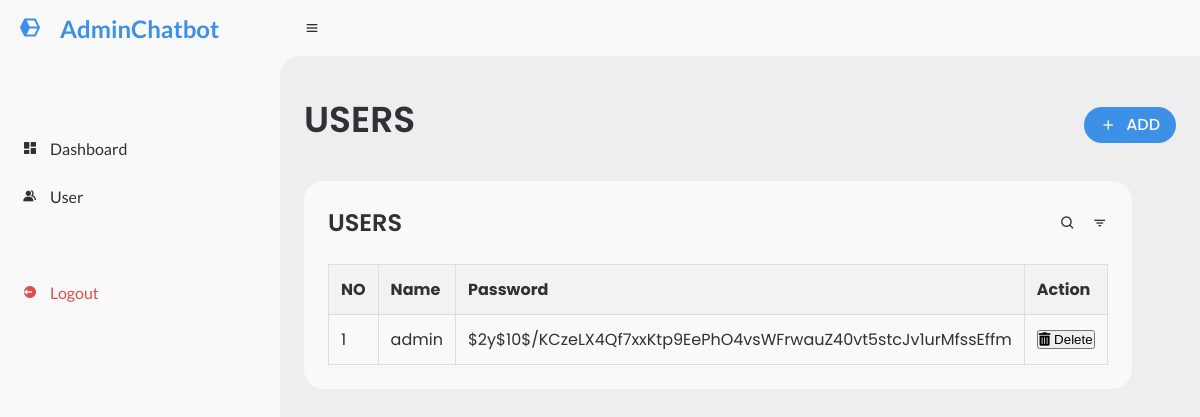
The app's page /admin/users.php (signed in) with its own data.
### tables this page shows
CREATE TABLE `users` (
  `id` int(11) NOT NULL,
  `username` varchar(50) NOT NULL,
  `password` varchar(255) NOT NULL,
  `email` varchar(100) NOT NULL
);

### admin/users.php (the view, shortened to what this page needs)
<?php include 'includes/header.php'; ?>
<?php include 'includes/sidebar.php'; ?>
<section id="content">
    <?php include 'includes/navbar.php'; ?>
    <main>
        <div class="head-title">
            <div class="left">
                <h1>USERS</h1>
            </div>
            <a href="add-user.php" class="btn-add">
                <i class='bx bx-plus' ></i>
                <span class="text">ADD</span>
            </a>
        </div>
        <div class="table-data">
            <div class="order">
                <div class="head">
                    <h3>USERS</h3>
                    <i class='bx bx-search' ></i>
                    <i class='bx bx-filter' ></i>
                </div>
                <table>
                    <thead>
                        <tr>
                            <th>NO</th>
                            <th>Name</th>
                            <th>Password</th>
                            <th>Action</th>
                        </tr>
                    </thead>
                    <tbody>
                        <?php
                        include 'includes/connection.php';
                        $sql = "SELECT * FROM users";
                        $result = $conn->query($sql);
                        if ($result->num_rows > 0) {
                            $no = 1;
                            while ($row = $result->fetch_assoc()) {
                                echo "<tr>";
                                echo "<td>" . $no++ . "</td>";
                                echo "<td>" . $row['username'] . "</td>";
                                echo "<td>" . $row['password'] . "</td>";
                                echo "<td>
                                        <form method='POST' action='delete-user.php'>
                                            <input type='hidden' name='user_id' value='" . $row['id'] . "'>
                                            <button type='submit'><i class='fas fa-trash-alt'></i> Delete</button>
                                        </form>
                                    </td>";
                                echo "</tr>";
                            }
                        } else {
                            echo "<tr><td colspan='5'>Tidak ada data pengguna.</td></tr>";
                        }
                        ?>
                    </tbody>
                </table>
            </div>
        </div>
    </main>
                    </section>
<?php include 'includes/footer.php'; ?>

### admin/style.css (style rules this page uses)
* { margin: 0; padding: 0; box-sizing: border-box; }
a { text-decoration: none; }
:root { --poppins: 'Poppins', sans-serif; --lato: 'Lato', sans-serif; --light: #F9F9F9; --blue: #3C91E6; --light-blue: #CFE8FF; --grey: #eee; --dark-grey: #AAAAAA; --dark: #342E37; --red: #DB504A; --yellow: #FFCE26; --light-yellow: #FFF2C6; --orange: #FD7238; --light-orange: #FFE0D3; }
html { overflow-x: hidden; }
body { background: var(--grey); overflow-x: hidden; }
#content { position: relative; width: calc(100% - 280px); left: 280px; transition: .3s ease; }
#content main { width: 100%; padding: 36px 24px; font-family: var(--poppins); max-height: calc(100vh - 56px); overflow-y: auto; }
#content main .head-title { display: flex; align-items: center; justify-content: space-between; grid-gap: 16px; flex-wrap: wrap; }
#content main .head-title .left h1 { font-size: 36px; font-weight: 600; margin-bottom: 10px; color: var(--dark); }
#content main .head-title .btn-add { height: 36px; padding: 0 16px; border-radius: 36px; background: var(--blue); color: var(--light); display: flex; justify-content: center; align-items: center; grid-gap: 10px; font-weight: 500; }
#content main .table-data { display: flex; flex-wrap: wrap; grid-gap: 24px; margin-top: 24px; width: 100%; color: var(--dark); }
#content main .table-data > div { border-radius: 20px; background: var(--light); padding: 24px; overflow-x: auto; }
#content main .table-data .head { display: flex; align-items: center; grid-gap: 16px; margin-bottom: 24px; }
#content main .table-data .head h3 { margin-right: auto; font-size: 24px; font-weight: 600; }
#content main .table-data .head .bx { cursor: pointer; }
#content main .table-data table { width: 100%; border-collapse: collapse; }
#content main .table-data th, #content main .table-data td { padding: 12px; border: 1px solid #ddd; text-align: left; }
#content main .table-data th { background-color: #f2f2f2; }
form { display: flex; flex-direction: column; }

### records on screen
users: username "admin", password "$2y$10$/KCzeLX4Qf7xxKtp9EePhO4vsWFrwauZ40vt5stcJv1urMfssEffm"
